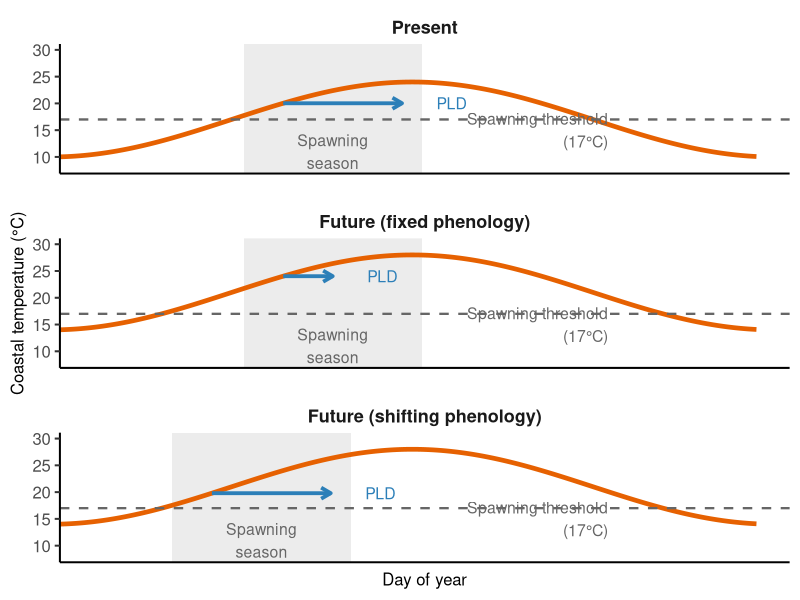

Write the R code that produced this figure.
rm(list=ls())

library(ggplot2)
library(dplyr)
library(grid)

days <- 1:365
threshold <- 17
spawn_duration <- 90

# funzione temperatura stagionale
temp_fun <- function(day, mean, amp=7, phase=100){
    mean + amp*sin(2*pi*(day-phase)/365)
}

# scenari
scenarios <- data.frame(
    scenario=c("Present",
               "Future (fixed phenology)",
               "Future (shifting phenology)"),
    mean_temp=c(17,21,21)
)

# dataset temperature
df <- scenarios |>
    rowwise() |>
    do(data.frame(
        day=days,
        coastal=temp_fun(days,.$mean_temp),
        scenario=.$scenario
    ))

df$scenario <- factor(df$scenario,
                      levels=scenarios$scenario)

# funzione per trovare spawning start
find_spawn_start <- function(temp){
    idx <- which(stats::filter(temp>threshold, rep(1,6), sides=1)==6)[1]
    if(is.na(idx)) return(120)
    idx
}

# calcolo spawn start per scenario
spawn_starts <- df |>
    group_by(scenario) |>
    summarise(start=find_spawn_start(coastal))

# fixed phenology usa quello del presente
spawn_starts$start[spawn_starts$scenario=="Future (fixed phenology)"] <-
    spawn_starts$start[spawn_starts$scenario=="Present"]

# finestra spawning
spawn <- spawn_starts |>
    mutate(
        xmin=start,
        xmax=start+spawn_duration
    )

# posizione etichetta spawning season (centro banda)
spawn_labels <- spawn |>
    mutate(
        x=(xmin+xmax)/2,
        y=11,
        label="Spawning\nseason"
    )

# PLD concettuale (lunghezze molto diverse)
pld <- spawn |>
    rowwise() |>
    mutate(
        xstart = start + 20,
        y = temp_fun(xstart,
                     scenarios$mean_temp[scenarios$scenario==scenario]),
        xend = ifelse(scenario=="Future (fixed phenology)",
                      xstart + 25,
                      xstart + 60)
    )

p <- ggplot() +
    
    geom_rect(data=spawn,
              aes(xmin=xmin,xmax=xmax,ymin=-Inf,ymax=Inf),
              fill="grey85",
              alpha=0.5) +
    
    geom_line(data=df,
              aes(day,coastal),
              colour="#E66101",
              linewidth=1.6) +
    
    geom_hline(yintercept=threshold,
               linetype="dashed",
               linewidth=0.8,
               colour="grey40") +
    
    annotate("text",
             x = 290,
             y = threshold - 2,
             label = "Spawning threshold\n(17°C)",
             size = 4,
             hjust = 1,
             colour = "grey40") +
    
    geom_segment(data=pld,
                 aes(x=xstart,xend=xend,y=y,yend=y),
                 arrow=arrow(length=unit(0.28,"cm")),
                 linewidth=1.3,
                 colour="#2C7FB8") +
    
    geom_text(data = pld,
              aes(x = xend+25,
                  y = y,
                  label = "PLD"),
              vjust = 0.5,
              size = 4,
              colour="#2C7FB8") +
    
    geom_text(data=spawn_labels,
              aes(x=x,y=y,label=label),
              size=4,
              colour="grey40") +
    
    facet_wrap(~scenario,ncol=1, scales="free_x") +
    
    coord_cartesian(xlim=c(30,365),ylim=c(8,30)) +
    
    labs(x="Day of year",
         y="Coastal temperature (°C)") +
    
    theme_classic(base_size=15) +
    theme(
        strip.background = element_blank(),
        strip.text = element_text(face = "bold", size = 13),
        axis.title = element_text(size = 12),
        axis.text.y = element_text(size = 12),
        axis.text.x = element_blank(),
        axis.ticks.x = element_blank(),
        panel.spacing = unit(1.3,"lines")
    )
p

ggsave("Figure 1.png",
       p,
       width=6,
       height=9,
       dpi=600)
